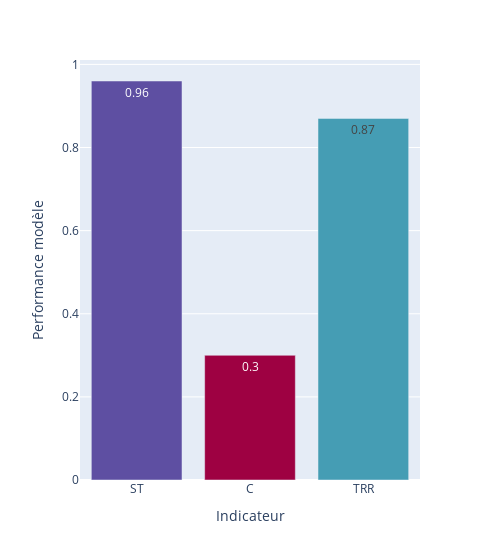

Source (notebook cell):
### Code cell
ps = px.bar(x="simple", y = "Score", data_frame=score_max,
             labels={"simple":"Indicateur", "Score":"Performance modèle"},
             hover_data=['Score'], color='Score', color_continuous_scale='Spectral',
             text_auto=True, width=500)
ps.update_coloraxes(showscale=False)
ps.update(layout_showlegend=False)
ps.show()

### Figure 1 — Plotly figure (JSON) as saved in the notebook; plotly's stock layout.template omitted (floating-point values rounded to 4 significant figures)
{"data": [{"alignmentgroup": "True", "hovertemplate": "Indicateur=%{x}<br>Performance modèle=%{marker.color}<extra></extra>", "legendgroup": "", "marker": {"color": [0.96, 0.3, 0.87], "coloraxis": "coloraxis", "pattern": {"shape": ""}}, "name": "", "offsetgroup": "", "orientation": "v", "showlegend": false, "textposition": "auto", "texttemplate": "%{y}", "type": "bar", "x": ["ST", "C", "TRR"], "xaxis": "x", "y": [0.96, 0.3, 0.87], "yaxis": "y"}], "layout": {"barmode": "relative", "coloraxis": {"colorbar": {"title": {"text": "Performance modèle"}}, "colorscale": [[0, "rgb(158,1,66)"], [0.1, "rgb(213,62,79)"], [0.2, "rgb(244,109,67)"], [0.3, "rgb(253,174,97)"], [0.4, "rgb(254,224,139)"], [0.5, "rgb(255,255,191)"], [0.6, "rgb(230,245,152)"], [0.7, "rgb(171,221,164)"], [0.8, "rgb(102,194,165)"], [0.9, "rgb(50,136,189)"], [1, "rgb(94,79,162)"]], "showscale": false}, "legend": {"tracegroupgap": 0}, "margin": {"t": 60}, "showlegend": false, "width": 500, "xaxis": {"anchor": "y", "domain": [0, 1], "title": {"text": "Indicateur"}}, "yaxis": {"anchor": "x", "domain": [0, 1], "title": {"text": "Performance modèle"}}}}
